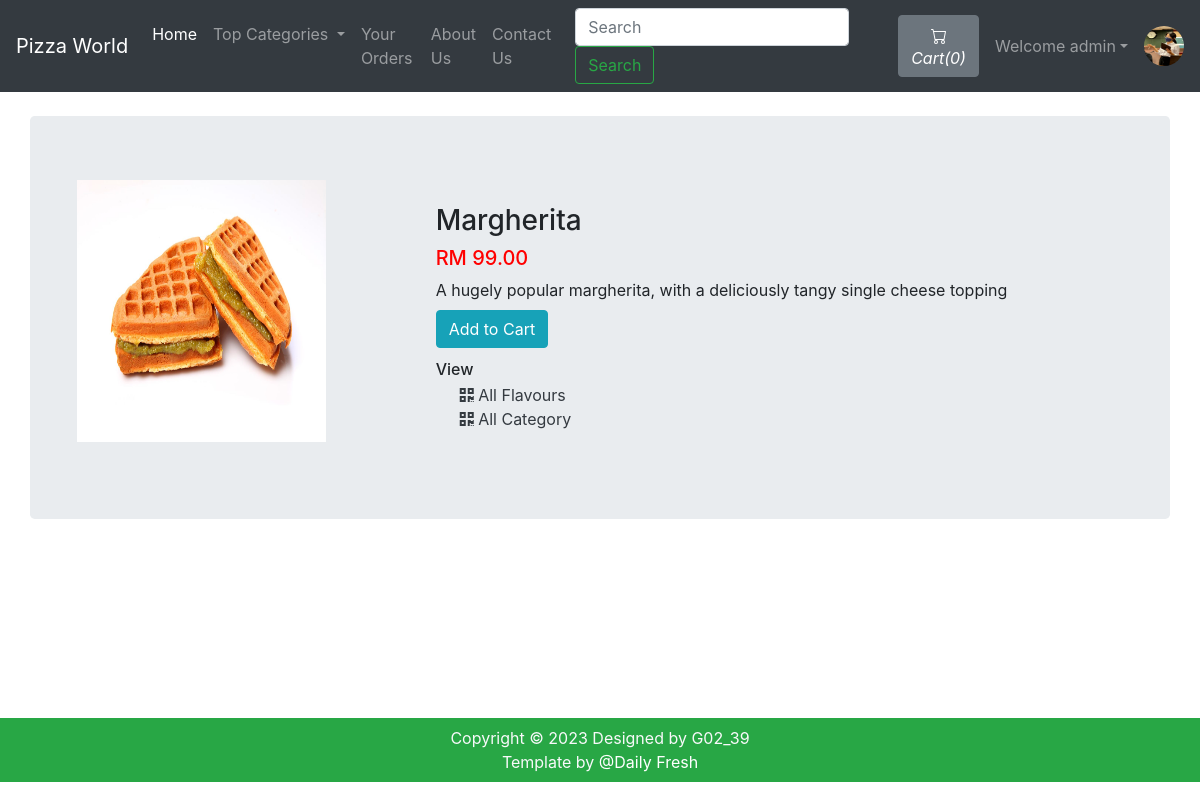
/viewPizza.php?pizzaid=1 (signed in), run on an earlier commit of the app's database.
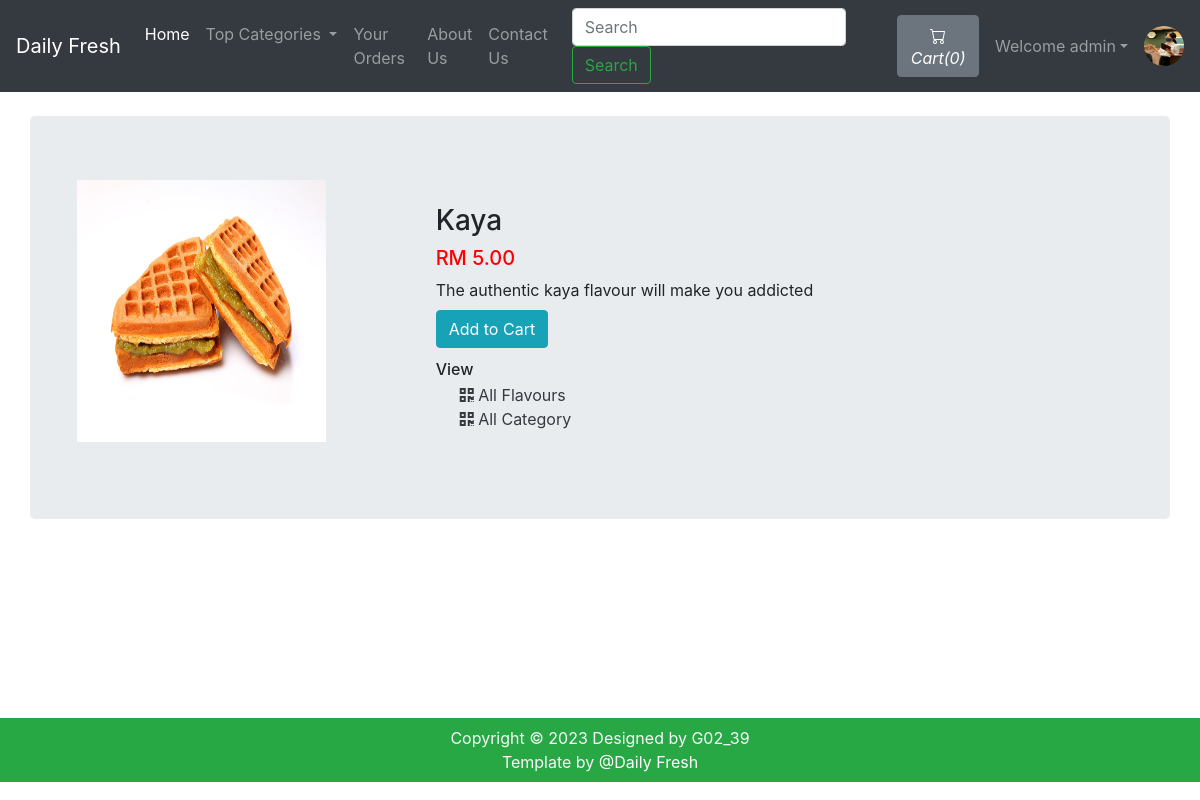
And on a later commit of the database.
### tables this page shows
CREATE TABLE `sitedetail` (
  `tempId` int(11) NOT NULL,
  `systemName` varchar(21) NOT NULL,
  `email` varchar(35) NOT NULL,
  `contact1` bigint(21) NOT NULL,
  `contact2` bigint(21) DEFAULT NULL COMMENT 'Optional',
  `address` text NOT NULL,
  `dateTime` datetime NOT NULL DEFAULT current_timestamp()
);

CREATE TABLE `pizza` (
  `pizzaId` int(12) NOT NULL,
  `pizzaName` varchar(255) NOT NULL,
  `pizzaPrice` int(12) NOT NULL,
  `pizzaDesc` text NOT NULL,
  `pizzaCategorieId` int(12) NOT NULL,
  `pizzaPubDate` datetime NOT NULL DEFAULT current_timestamp()
);

### viewPizza.php (the view, shortened to what the changed rows need)
<!doctype html>
<html lang="en">
<head>
    <link rel="stylesheet" href="https://stackpath.bootstrapcdn.com/bootstrap/4.4.1/css/bootstrap.min.css">
    <link rel="stylesheet" href="https://use.fontawesome.com/releases/v5.8.2/css/all.css">
</head>
<body>
    <?php include 'partials/_dbconnect.php';?>
    <?php require 'partials/_nav.php' ?>
    <div class="container my-4" id="cont">
        <div class="row jumbotron">
        <?php
            $pizzaId = $_GET['pizzaid'];
            $sql = "SELECT * FROM `pizza` WHERE pizzaId = $pizzaId";
            $result = mysqli_query($conn, $sql);
            $row = mysqli_fetch_assoc($result);
            $pizzaName = $row['pizzaName'];
            $pizzaPrice = $row['pizzaPrice'];
            $pizzaDesc = $row['pizzaDesc'];
            $pizzaCategorieId = $row['pizzaCategorieId'];
        ?>
        <?php
        echo  '<div class="col-md-4">
                <img src="img/food-'.$pizzaId. '.jpg" width="249px" height="262px">
            </div>
            <div class="col-md-8 my-4">
                <h3>' . $pizzaName . '</h3>
                <h5 style="color: #ff0000">RM '.$pizzaPrice. '.00</h5>
                <p class="mb-0">' .$pizzaDesc .'</p>';
                if($loggedin){
                    $quaSql = "SELECT `itemQuantity` FROM `viewcart` WHERE pizzaId = '$pizzaId' AND `userId`='$userId'";
                    $quaresult = mysqli_query($conn, $quaSql);
                    $quaExistRows = mysqli_num_rows($quaresult);
                    if($quaExistRows == 0) {
                        echo '<form action="partials/_manageCart.php" method="POST">
                              <input type="hidden" name="itemId" value="'.$pizzaId. '">
                              <button type="submit" name="addToCart" class="btn btn-info my-2">Add to Cart</button>';
                    }else {
                        echo '<a href="viewCart.php"><button class="btn btn-info my-2">Go to Cart</button></a>';
                    }
                }
                else{
                    echo '<button class="btn btn-info my-2" data-toggle="modal" data-target="#loginModal">Add to Cart</button>';
                }
                echo '</form>
                <h6 class="my-1"> View </h6>
                <div class="mx-4">
                    <a href="viewPizzaList.php?catid=' . $pizzaCategorieId . '" class="active text-dark">
                    <i class="fas fa-qrcode"></i>
                        <span>All Flavours</span>
                    </a>
                </div>
                <div class="mx-4">
                    <a href="index.php" class="active text-dark">
                    <i class="fas fa-qrcode"></i>
                        <span>All Category</span>
                    </a>
                </div>
            </div>'
        ?>
        </div>
    </div>
</body>
</html>

### partials/_nav.php (shortened to what the changed rows need)
<?php
if(isset($_SESSION['loggedin']) && $_SESSION['loggedin']==true){
  $loggedin= true;
  $userId = $_SESSION['userId'];
  $username = $_SESSION['username'];
}
else{
  $loggedin = false;
  $userId = 0;
}
$sql = "SELECT * FROM `sitedetail`";
$result = mysqli_query($conn, $sql);
$row = mysqli_fetch_assoc($result);
$systemName = $row['systemName'];
echo '<nav class="navbar navbar-expand-lg navbar-dark bg-dark">
      <a class="navbar-brand" href="index.php">'.$systemName.'</a>
      <button class="navbar-toggler" type="button" data-toggle="collapse" data-target="#navbarSupportedContent" aria-controls="navbarSupportedContent" aria-expanded="false" aria-label="Toggle navigation">
        <span class="navbar-toggler-icon"></span>
      </button>
      <div class="collapse navbar-collapse" id="navbarSupportedContent">
        <ul class="navbar-nav mr-auto">
          <li class="nav-item active">
            <a class="nav-link" href="index.php">Home <span class="sr-only">(current)</span></a>
          </li>
          <li class="nav-item dropdown">
            <a class="nav-link dropdown-toggle" href="#" id="navbarDropdown" role="button" data-toggle="dropdown" aria-haspopup="true" aria-expanded="false">
              Top Categories
            </a>
            <div class="dropdown-menu" aria-labelledby="navbarDropdown">';
            echo '</div>
          </li>
          <li class="nav-item">
            <a class="nav-link" href="viewOrder.php">Your Orders</a>
          </li>
          <li class="nav-item">
            <a class="nav-link" href="about.php">About Us</a>
          </li>
          <li class="nav-item">
            <a class="nav-link" href="contact.php">Contact Us</a>
          </li>
        </ul>
        <form method="get" action="/DailyFreshOrderingSystem/search.php" class="form-inline my-2 my-lg-0 mx-3">
          <input class="form-control mr-sm-2" type="search" name="search" id="search" placeholder="Search" aria-label="Search" required>
          <button class="btn btn-outline-success my-2 my-sm-0" type="submit">Search</button>
        </form>';
        $countsql = "SELECT SUM(`itemQuantity`) FROM `viewcart` WHERE `userId`=$userId";
        $countresult = mysqli_query($conn, $countsql);
        $countrow = mysqli_fetch_assoc($countresult);
        $count = $countrow['SUM(`itemQuantity`)'];
        if(!$count) {
          $count = 0;
        }
        echo '<a href="viewCart.php"><button type="button" class="btn btn-secondary mx-2" title="MyCart">
          <svg xmlns="img/cart.svg" width="16" height="16" fill="currentColor" class="bi bi-cart" viewBox="0 0 16 16">
            <path d="M0 1.5A.5.5 0 0 1 .5 1H2a.5.5 0 0 1 .485.379L2.89 3H14.5a.5.5 0 0 1 .491.592l-1.5 8A.5.5 0 0 1 13 12H4a.5.5 0 0 1-.491-.408L2.01 3.607 1.61 2H.5a.5.5 0 0 1-.5-.5zM3.102 4l1.313 7h8.17l1.313-7H3.102zM5 12a2 2 0 1 0 0 4 2 2 0 0 0 0-4zm7 0a2 2 0 1 0 0 4 2 2 0 0 0 0-4zm-7 1a1 1 0 1 1 0 2 1 1 0 0 1 0-2zm7 0a1 1 0 1 1 0 2 1 1 0 0 1 0-2z"/>
          </svg>
          <i class="bi bi-cart">Cart(' .$count. ')</i>
        </button></a>';
        if($loggedin){
          echo '<ul class="navbar-nav mr-2">
            <li class="nav-item dropdown">
              <a class="nav-link dropdown-toggle" href="#" id="navbarDropdown" role="button" data-toggle="dropdown"> Welcome ' .$username. '</a>
              <div class="dropdown-menu" aria-labelledby="navbarDropdown">
                <a class="dropdown-item" href="partials/_logout.php">Logout</a>
              </div>
            </li>
          </ul>
          <div class="text-center image-size-small position-relative">
            <a href="viewProfile.php"><img src="img/person-' .$userId. '.jpg" class="rounded-circle" onError="this.src = \'img/profilePic.jpg\'" style="width:40px; height:40px"></a>
          </div>';
        }
        else {
          echo '
          <button type="button" class="btn btn-success mx-2"  data-toggle="modal" data-target="#loginModal">Login</button>
          <button type="button" class="btn btn-success mx-2"  data-toggle="modal" data-target="#signupModal">SignUp</button>';
        }
  echo '</div>
    </nav>';
?>

What changed in the data, as far as the page shows it:
changed sitedetail: systemName "Pizza World" → "Daily Fresh"
changed pizza: pizzaName "Margherita" → "Kaya"; pizzaPrice "99" → "5"; pizzaDesc "A hugely popular margherita, with a deliciously tangy single cheese topping" → "The authentic kaya flavour will make you addicted"
